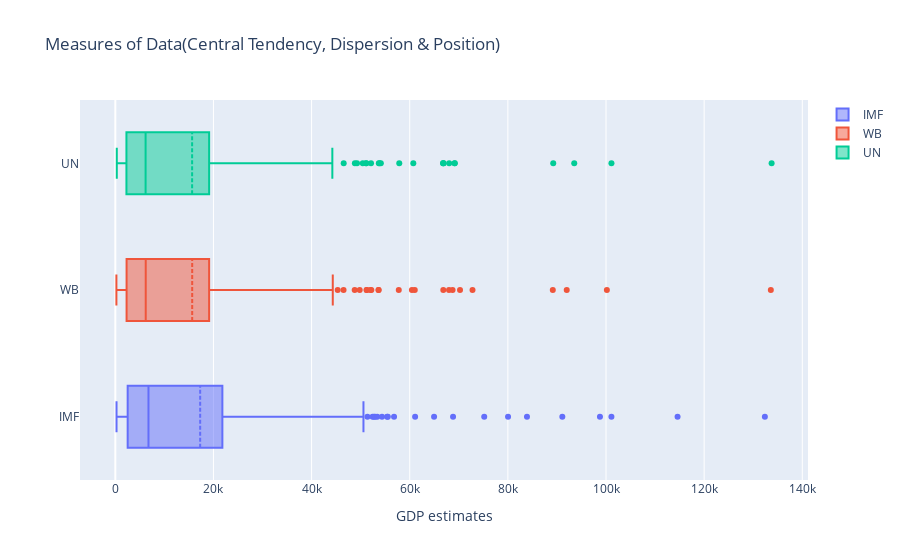

Notebook code for this chart:
### Code cell
# Boxplot for visualising the stats same as above

fig = go.Figure()

fig.add_trace(go.Box(x=df['IMF'], name='IMF', boxmean=True))
fig.add_trace(go.Box(x=df['World Bank'], name='WB', boxmean=True))
fig.add_trace(go.Box(x=df['United Nations'], name='UN', boxmean=True))

fig.update_layout(title='Measures of Data(Central Tendency, Dispersion & Position)', xaxis_title='GDP estimates')

iplot(fig)

### Figure 1 — Plotly figure (JSON) as saved in the notebook; plotly's stock layout.template omitted (floating-point values rounded to 4 significant figures; data arrays with more than 128 entries replaced by an {"elided": "..."} marker saying what was removed)
{"data": [{"boxmean": true, "name": "IMF", "x": {"elided": "196 int values"}, "type": "box"}, {"boxmean": true, "name": "WB", "x": {"elided": "196 int values"}, "type": "box"}, {"boxmean": true, "name": "UN", "x": {"elided": "196 int values"}, "type": "box"}], "layout": {"title": {"text": "Measures of Data(Central Tendency, Dispersion & Position)"}, "xaxis": {"title": {"text": "GDP estimates"}, "type": "linear", "range": [-7196.0, 141200.0], "autorange": true}, "yaxis": {"type": "category", "range": [-0.5, 2.5], "autorange": true}, "autosize": true}}
